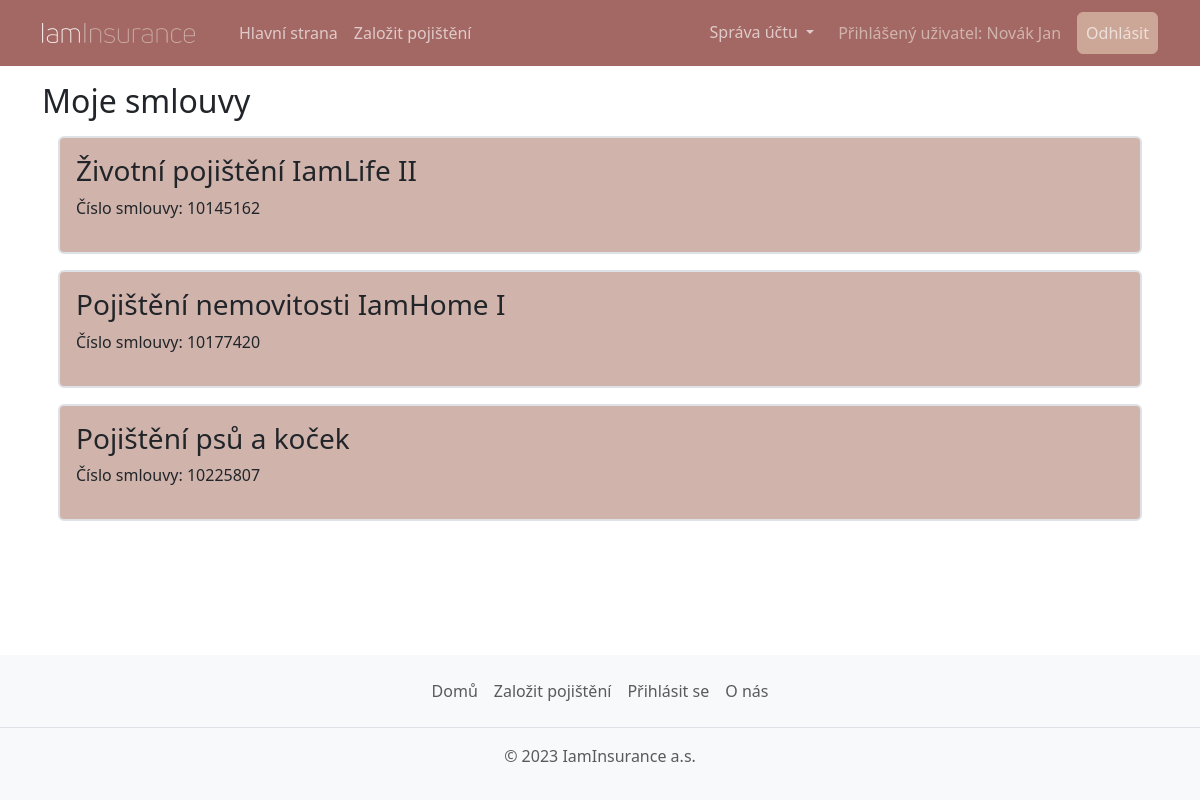
/muj-ucet/smlouvy/ (signed in), run on the app's committed database.
### insurance_app/models.py (models this page shows, shortened)
class Person(AbstractBaseUser, PermissionsMixin):
    USERNAME_FIELD: str = "email"
    REQUIRED_FIELDS: list = ["first_name", "last_name", "date_of_birth"]  # other fields are not required for staff
    objects: BaseUserManager = PersonManager()
    first_name: models.Field = models.CharField(max_length=150, verbose_name='Křestní jméno')
    last_name: models.Field = models.CharField(max_length=150, verbose_name='Příjmení')
    email: models.Field = models.EmailField(unique=True, verbose_name='E-mail')
    phone: models.Field = modelfields.PhoneNumberField(region="CZ", null=True, verbose_name='Telefon')
    address1: models.Field = models.CharField(max_length=150, default="", verbose_name='Adresa')
    address2: models.Field = models.CharField(
        max_length=150, blank=True, default="", verbose_name='Adresa - druhý řádek'
    )
    postal_code: models.Field = models.CharField(max_length=12, default="", verbose_name='PSČ')
    city: models.Field = models.CharField(max_length=150, default="", verbose_name='Město')
    country: models.Field = models.CharField(max_length=150, default="", verbose_name='Stát')
    date_of_birth: models.Field = models.DateField(verbose_name='Datum narození')
    is_staff: models.Field = models.BooleanField(default=False, verbose_name='Zaměstnanec')
    is_superuser: models.Field = models.BooleanField(default=False, verbose_name='Administrátor')
    slug: models.Field = models.SlugField(unique=True, null=False)
    def __str__(self) -> str:
        return f"{self.last_name} {self.first_name}"

class Contract(models.Model):
    objects: models.Manager
    product: models.Field = models.ForeignKey(to=Product, on_delete=models.RESTRICT, verbose_name='Produkt')
    insured: models.Field = models.ForeignKey(to=Person, on_delete=models.RESTRICT, verbose_name='Pojištěnec')
    conclusion_date: models.Field = models.DateField(auto_now_add=True, verbose_name='Datum uzavření')
    payment: models.Field = models.PositiveIntegerField(verbose_name='Pravidelná platba')
    @property
    def contract_number(self) -> int:
        return 10_000_001 + self.pk * 127 ** 2

class Product(models.Model):
    name: models.Field = models.CharField(max_length=64, unique=True, verbose_name='Název')
    description: models.Field = models.TextField(default="", verbose_name='Popis')
    active: models.Field = models.BooleanField(default=True, blank=True, verbose_name='Aktivní')
    image: models.Field = models.ImageField(upload_to='images/', verbose_name='Obrázek')
    class Meta:
        verbose_name = u'Produkt'

### client_account/views.py (the view)
# urls.py: path("smlouvy/", views.ContractsListView.as_view(), name="my-contracts"),
@method_decorator(login_required, name='get')
class ContractsListView(generic.ListView):
    model: Model = models.Contract
    template_name: str = template.CONTRACTS
    title: str = "Moje smlouvy"
    def get_context_data(self, *, object_list: QuerySet = None, **kwargs) -> dict:
        context = super().get_context_data(object_list=object_list, **kwargs)
        context['title'] = self.title
        return context
    def get_queryset(self) -> QuerySet:
        queryset = super().get_queryset()
        queryset = queryset.filter(insured=self.request.user)
        return queryset
    def get(self, request: HttpRequest, *args, **kwargs) -> HttpResponse:
        if request.user.is_staff:
            return redirect('clients-list')
        return super().get(request, *args, **kwargs)

### insurance_app/templates/insurance_app/my_contracts.html (shortened to what this page needs)
{% extends 'main.html' %}
{% block content %}
    {% if object_list.0 %}
    {% for obj in object_list %}
    <a href="{% url 'contract-detail' contract_number=obj.contract_number %}" class="text-decoration-none link-dark">
        <section class="bg-secondary hover-overlay border border-2 rounded-2 p-3 m-3" data-mdb-ripple-color="light">
            <h3>{{ obj.product.name }}</h3>
            <p>Číslo smlouvy: {{ obj.contract_number }}</p>
        </section>
    </a>
    {% endfor %}
    {% else %}
    <p>Zatím u nás nemáte uzavřenou žádnou smlouvu.</p>
    <a class="btn btn-primary" href="{% url 'register-contract' %}">Uzavřít smlouvu</a>
    {% endif %}
{% endblock %}

### insurance_app/templates/header.html (shortened to what this page needs)
{% load static %}
<header>
        <nav class="navbar navbar-expand-lg bg-body-tertiary mb-3">
            <div class="container">
                <a class="navbar-brand" href="{% url 'home' %}">
                    <img src="{% static 'images/iaminsurance-logo.webp' %}" class="img-brand" alt="iaminsurance">
                </a>
                <div class="collapse navbar-collapse" id="navbarSupportedContent">
                    <ul class="navbar-nav me-auto mb-2 mb-lg-0">
                        <li class="nav-item">
                            <a class="nav-link" aria-current="page" href="{% url 'home' %}">Hlavní strana</a>
                        </li>
                        <li class="nav-item">
                            <a class="nav-link" href="{% if user.is_authenticated %}{% url 'register-contract' %}{% else %}{% url 'register' %}{% endif %}">Založit pojištění</a>
                        </li>
                    </ul>
                    <ul class="navbar-nav ms-auto mb-2 mb-lg-0">
                        {% if user.is_staff %}<li class="nav-item dropdown">
                            <a class="nav-link dropdown-toggle" href="#" role="button" data-bs-toggle="dropdown" aria-expanded="false">Správa</a>
                            <ul class="dropdown-menu">
                                <li><a class="dropdown-item" href="{% url 'clients-list' %}">Klienti</a></li>
                                <li><a class="dropdown-item" href="{% url 'products-list' %}">Produkty</a></li>
                                <li><a class="dropdown-item" href="{% url 'pending-event-list' %}">Nezpracované pojistné události</a></li>
                                <li><a class="dropdown-item" href="{% url 'processsed-event-list' %}">Zpracované pojistné události</a></li>
                            </ul>
                        </li>
                        {% elif user.is_authenticated %}
                        <li class="nav-item dropdown">
                            <a class="nav-link dropdown-toggle" href="#" role="button" data-bs-toggle="dropdown"
                               aria-expanded="false">
                                Správa účtu
                            </a>
                        </li>
                        {% endif %}
                        {% if not user.is_authenticated %}
                        <li class="nav-item"><a class="btn btn-primary" href="{% url 'login' %}">Login</a></li>
                        {% else %}
                        <li class="nav-item align-self-center"><span class="mx-3 text-secondary">Přihlášený uživatel: {{ user }}</span></li>
                        <li class="nav-item"><a class="nav-link btn btn-primary" href="{% url 'logout' %}">Odhlásit</a></li>
                        {% endif %}
                    </ul>
                </div>
            </div>
        </nav>
    </header>

### insurance_app/static/css/style.css (style rules this page uses)
body { background: #fffffe; }
.img-brand { height: 40px; padding: 10px 20px 10px 0; }

### data on the page
Person: last_name+first_name "Novák Jan"
Contract: product.name "Životní pojištění IamLife II", contract_number "10145162"
Contract: product.name "Pojištění nemovitosti IamHome I", contract_number "10177420"
Contract: product.name "Pojištění psů a koček", contract_number "10225807"

### other printed values
{{ title }} "Moje smlouvy"
